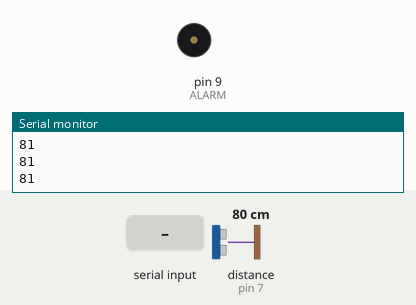
Simulated run of this sketch. Board: Arduino Uno, built with avr-gcc and run on an emulated ATmega328P. Parts: buzzer (waves = sounding), the last lines printed to the serial monitor. Inputs (shaded band) come from the test bench; at power-on: distance to the obstacle (sensor on pin 7) 80 cm. The echo pulse lasts 58.3 µs per cm.

Above: at 1.7 s.
1.8 s: distance to the obstacle (sensor on pin 7) set to 6 cm
3.3 s: distance to the obstacle (sensor on pin 7) set to 3 cm
At 4.1 s:
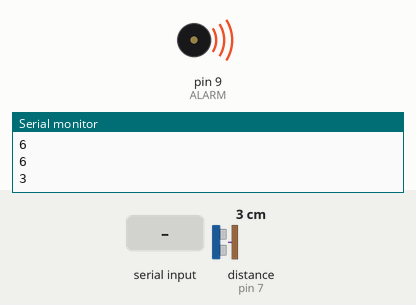
4.8 s: "y" received over Serial
Timing chart, 0 to 7.8 s (numbered marks = the images above; inputs shaded):
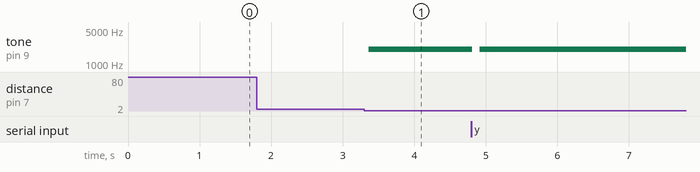

The sketch:

project.ino
```cpp
/* CREATED BY ROSS KEDDY */

#include <NewPing.h>
#include <NewTone.h>

#define TRIGGER_PIN  6  // Arduino pin tied to trigger pin on the ultrasonic sensor.
#define ECHO_PIN     7  // Arduino pin tied to echo pin on the ultrasonic sensor.
#define MAX_DISTANCE 200 // Maximum distance to ping for (in centimeters).
#define ALARM 9  // Alarm

NewPing sonar(TRIGGER_PIN, ECHO_PIN, MAX_DISTANCE); // NewPing setup of pins and maximum distance.
boolean triggered = false;

float sinVal;
int toneVal;

void setup(){;
    triggered = false;
    pinMode(ALARM, OUTPUT);
    delay(500);
    Serial.begin(115200); // Open serial monitor at 115200 baud to see ping results.
}

void loop(){
    if(triggered == true){
      alarm();
    }
    else{
      delay(50);// Wait 50ms between pings (about 20 pings/sec).
      unsigned int uS = sonar.ping(); // Send ping, get ping time in microseconds.
      unsigned int distance = uS / US_ROUNDTRIP_CM;
      Serial.println(distance); //debug | prints distance to monitor
      if(distance < 5){ // Triggers alarm at said distance
         triggered = true;
      }
   }

//===================================
   char inChar = (char)Serial.read();
    if (inChar == 'y') {
      noNewTone(9); //stops so it doesn't drive you crazy
      triggered = false;
    }
}

void alarm(){
     for (int x=0; x<180; x++) {
        sinVal = (sin(x*(3.1412/180))); // convert degrees to radians then obtain sin value
        toneVal = 2000+(int(sinVal*1000));// generate a frequency from the sin value
        NewTone(ALARM, toneVal);
      }
}
```

Measured:
- the behaviour switches between 5 and 4 cm on distance to the obstacle (sensor on pin 7) (found by bisection; images 0 and 1)
- after the input at 3.3 s, tone on pin 9 (ALARM): silent → 2017 Hz after 0.06 s
